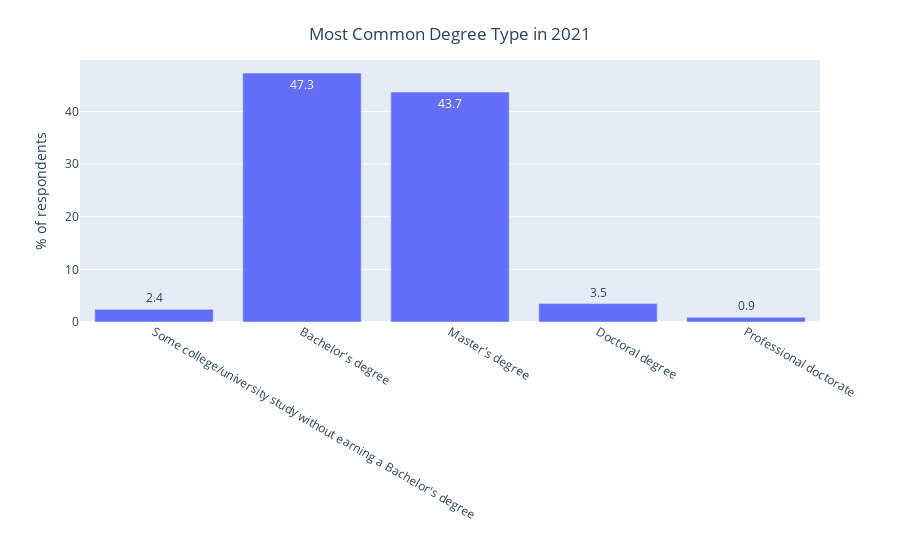

Write notebook code for a chart like this one.
### Code cell
responses_df_2021['Q4'].replace(["Bachelorâs degree"], "Bachelor's degree",inplace=True)
responses_df_2021['Q4'].replace(["Masterâs degree"], "Master's degree",inplace=True)
responses_df_2021['Q4'].replace(["Some college/university study without earning a bachelorâs degree"], "Some college/university study without earning a Bachelor's degree",inplace=True)

question_name = 'Q4'
responses_in_order = [#"I prefer not to answer","No formal education past high school",
                      "Some college/university study without earning a Bachelor's degree",
                      "Bachelor's degree","Master's degree","Doctoral degree","Professional doctorate"]
sorted_percentages = count_then_return_percent(responses_df_2021,question_name)[responses_in_order]
title_for_chart = 'Most Common Degree Type'
title_for_y_axis = '% of respondents'
orientation_for_chart = 'v'
  
plotly_bar_chart(response_counts=sorted_percentages,
                 title=title_for_chart,
                 y_axis_title=title_for_y_axis,
                 orientation=orientation_for_chart)

### Figure 1 — Plotly figure (JSON) as saved in the notebook; plotly's stock layout.template omitted (floating-point values rounded to 4 significant figures)
{"data": [{"alignmentgroup": "True", "hovertemplate": "variable=Q4<br>=%{x}<br>% of respondents=%{y}<br>text=%{text}<extra></extra>", "legendgroup": "Q4", "marker": {"color": "#636efa", "pattern": {"shape": ""}}, "name": "Q4", "offsetgroup": "Q4", "orientation": "v", "showlegend": true, "text": [2.4, 47.3, 43.7, 3.5, 0.9], "textposition": "auto", "type": "bar", "x": ["Some college/university study without earning a Bachelor's degree", "Bachelor's degree", "Master's degree", "Doctoral degree", "Professional doctorate"], "xaxis": "x", "y": [2.4, 47.3, 43.7, 3.5, 0.9], "yaxis": "y"}], "layout": {"barmode": "relative", "legend": {"title": {"text": "variable"}, "tracegroupgap": 0}, "margin": {"t": 60}, "showlegend": false, "title": {"text": "Most Common Degree Type in 2021", "x": 0.5, "y": 0.95}, "xaxis": {"anchor": "y", "domain": [0.0, 1.0], "title": {"text": ""}}, "yaxis": {"anchor": "x", "domain": [0.0, 1.0], "title": {"text": "% of respondents"}}}}
